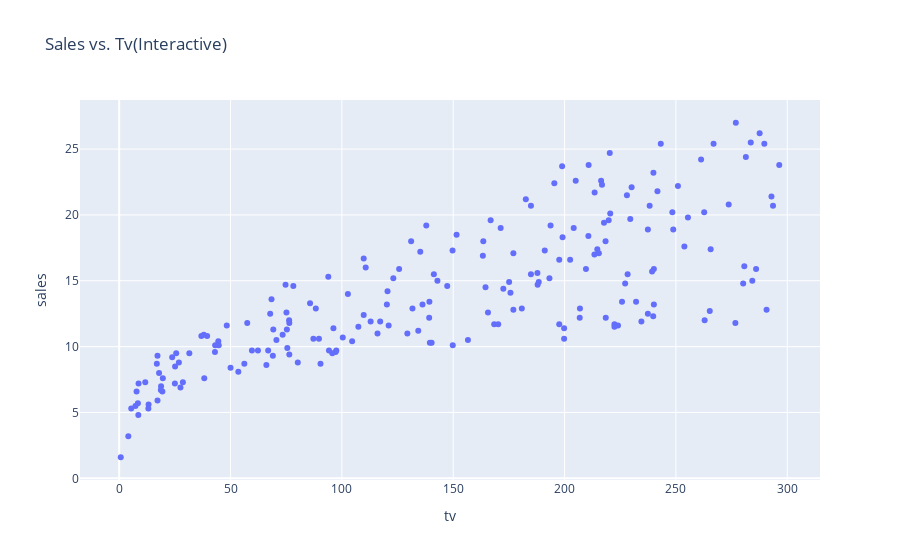
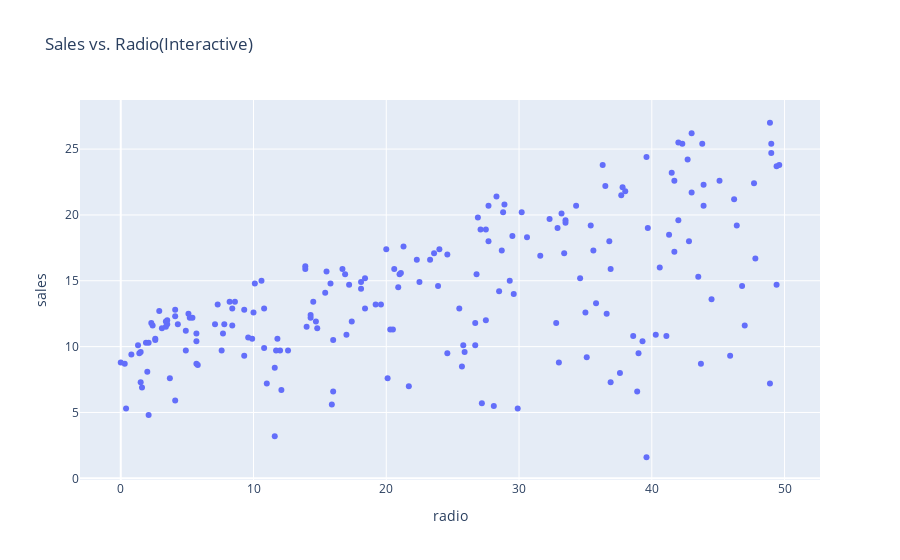
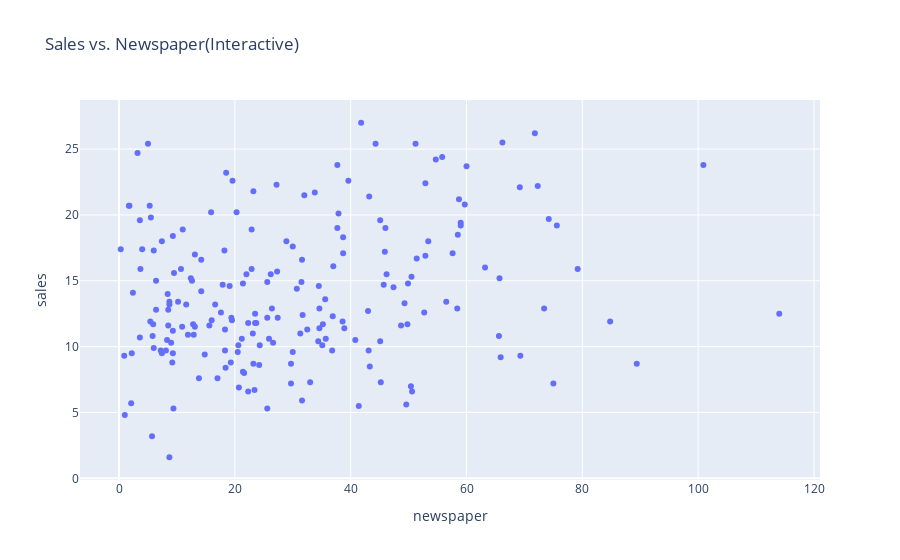

The notebook cell saved with these charts, in order:
### Code cell
for channel in advertising_channels:
    fig = px.scatter(df, x=channel, y='sales', title=f'Sales vs. {channel.replace("_", " ").title()}(Interactive)',
                     hover_data=['tv', 'radio', 'newspaper', 'sales'])
    fig.show()

### Figure 1 — Plotly figure (JSON) as saved in the notebook; plotly's stock layout.template omitted (floating-point values rounded to 4 significant figures; data arrays with more than 128 entries replaced by an {"elided": "..."} marker saying what was removed)
{"data": [{"customdata": {"elided": "200x2 float values"}, "hovertemplate": "tv=%{x}<br>sales=%{y}<br>radio=%{customdata[0]}<br>newspaper=%{customdata[1]}<extra></extra>", "legendgroup": "", "marker": {"color": "#636efa", "symbol": "circle"}, "mode": "markers", "name": "", "orientation": "v", "showlegend": false, "type": "scatter", "x": {"elided": "200 float values"}, "xaxis": "x", "y": {"elided": "200 float values"}, "yaxis": "y"}], "layout": {"autosize": true, "legend": {"tracegroupgap": 0}, "title": {"text": "Sales vs. Tv(Interactive)"}, "xaxis": {"anchor": "y", "autorange": true, "domain": [0, 1], "range": [-18.3, 315.4], "title": {"text": "tv"}, "type": "linear"}, "yaxis": {"anchor": "x", "autorange": true, "domain": [0, 1], "range": [-0.4961, 29.1], "title": {"text": "sales"}, "type": "linear"}}}

### Figure 2 — Plotly figure (JSON) as saved in the notebook; plotly's stock layout.template omitted (floating-point values rounded to 4 significant figures; data arrays with more than 128 entries replaced by an {"elided": "..."} marker saying what was removed)
{"data": [{"customdata": {"elided": "200x2 float values"}, "hovertemplate": "radio=%{x}<br>sales=%{y}<br>tv=%{customdata[0]}<br>newspaper=%{customdata[1]}<extra></extra>", "legendgroup": "", "marker": {"color": "#636efa", "symbol": "circle"}, "mode": "markers", "name": "", "orientation": "v", "showlegend": false, "type": "scatter", "x": {"elided": "200 float values"}, "xaxis": "x", "y": {"elided": "200 float values"}, "yaxis": "y"}], "layout": {"autosize": true, "legend": {"tracegroupgap": 0}, "title": {"text": "Sales vs. Radio(Interactive)"}, "xaxis": {"anchor": "y", "autorange": true, "domain": [0, 1], "range": [-3.187, 52.79], "title": {"text": "radio"}, "type": "linear"}, "yaxis": {"anchor": "x", "autorange": true, "domain": [0, 1], "range": [-0.4961, 29.1], "title": {"text": "sales"}, "type": "linear"}}}

### Figure 3 — Plotly figure (JSON) as saved in the notebook; plotly's stock layout.template omitted (floating-point values rounded to 4 significant figures; data arrays with more than 128 entries replaced by an {"elided": "..."} marker saying what was removed)
{"data": [{"customdata": {"elided": "200x2 float values"}, "hovertemplate": "newspaper=%{x}<br>sales=%{y}<br>tv=%{customdata[0]}<br>radio=%{customdata[1]}<extra></extra>", "legendgroup": "", "marker": {"color": "#636efa", "symbol": "circle"}, "mode": "markers", "name": "", "orientation": "v", "showlegend": false, "type": "scatter", "x": {"elided": "200 float values"}, "xaxis": "x", "y": {"elided": "200 float values"}, "yaxis": "y"}], "layout": {"autosize": true, "legend": {"tracegroupgap": 0}, "title": {"text": "Sales vs. Newspaper(Interactive)"}, "xaxis": {"anchor": "y", "autorange": true, "domain": [0, 1], "range": [-7.007, 121.3], "title": {"text": "newspaper"}, "type": "linear"}, "yaxis": {"anchor": "x", "autorange": true, "domain": [0, 1], "range": [-0.4961, 29.1], "title": {"text": "sales"}, "type": "linear"}}}
